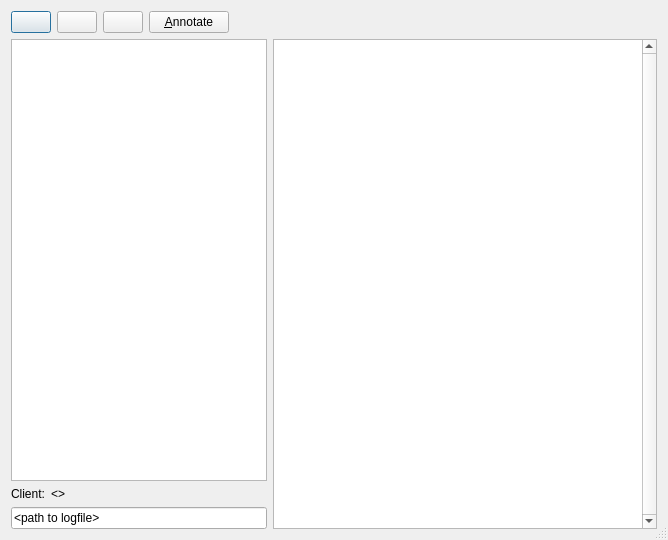
<?xml version="1.0" encoding="UTF-8"?>
<ui version="4.0">
 <class>logViewDialogClass</class>
 <widget class="QDialog" name="logViewDialogClass">
  <property name="geometry">
   <rect>
    <x>0</x>
    <y>0</y>
    <width>668</width>
    <height>540</height>
   </rect>
  </property>
  <property name="windowTitle">
   <string>Log Viewer</string>
  </property>
  <property name="windowIcon">
   <iconset resource="../../../../../../../../home/joj/stmsuite/res/guires.qrc">
    <normaloff>:/icons/folder-saved.svg.png</normaloff>:/icons/folder-saved.svg.png</iconset>
  </property>
  <property name="sizeGripEnabled">
   <bool>true</bool>
  </property>
  <layout class="QGridLayout" name="gridLayout">
   <item row="0" column="0" colspan="2">
    <layout class="QHBoxLayout" name="horizontalLayout_2">
     <item>
      <widget class="QPushButton" name="btn_refresh">
       <property name="toolTip">
        <string>Refresh channel list.</string>
       </property>
       <property name="text">
        <string/>
       </property>
       <property name="icon">
        <iconset resource="../../../../../../../../home/joj/stmsuite/res/guires.qrc">
         <normaloff>:/icons/gtk-refresh.png</normaloff>:/icons/gtk-refresh.png</iconset>
       </property>
       <property name="shortcut">
        <string>Ctrl+R</string>
       </property>
      </widget>
     </item>
     <item>
      <widget class="QPushButton" name="btn_logDirBrowser">
       <property name="enabled">
        <bool>true</bool>
       </property>
       <property name="toolTip">
        <string>Browse all logs being stored in the current log directory.</string>
       </property>
       <property name="text">
        <string/>
       </property>
       <property name="icon">
        <iconset resource="../../../../../../../../home/joj/stmsuite/res/guires.qrc">
         <normaloff>:/icons/document-open.svg.png</normaloff>:/icons/document-open.svg.png</iconset>
       </property>
      </widget>
     </item>
     <item>
      <widget class="QPushButton" name="btn_print">
       <property name="toolTip">
        <string>Print the current log.</string>
       </property>
       <property name="text">
        <string/>
       </property>
       <property name="icon">
        <iconset resource="../../../../../../../../home/joj/stmsuite/res/guires.qrc">
         <normaloff>:/icons/printer.png</normaloff>:/icons/printer.png</iconset>
       </property>
       <property name="shortcut">
        <string>Ctrl+P</string>
       </property>
      </widget>
     </item>
     <item>
      <widget class="QPushButton" name="btn_submit">
       <property name="toolTip">
        <string>Add a personal note to the current log channel.</string>
       </property>
       <property name="text">
        <string>&amp;Annotate</string>
       </property>
       <property name="icon">
        <iconset resource="../../../../../../../../home/joj/stmsuite/res/guires.qrc">
         <normaloff>:/icons/add.png</normaloff>:/icons/add.png</iconset>
       </property>
       <property name="flat">
        <bool>false</bool>
       </property>
      </widget>
     </item>
     <item>
      <spacer name="horizontalSpacer">
       <property name="orientation">
        <enum>Qt::Horizontal</enum>
       </property>
       <property name="sizeHint" stdset="0">
        <size>
         <width>40</width>
         <height>20</height>
        </size>
       </property>
      </spacer>
     </item>
    </layout>
   </item>
   <item row="1" column="0">
    <widget class="QListWidget" name="listWidget">
     <property name="sizePolicy">
      <sizepolicy hsizetype="Fixed" vsizetype="Expanding">
       <horstretch>0</horstretch>
       <verstretch>0</verstretch>
      </sizepolicy>
     </property>
     <property name="minimumSize">
      <size>
       <width>100</width>
       <height>0</height>
      </size>
     </property>
    </widget>
   </item>
   <item row="1" column="1" rowspan="2">
    <widget class="QTextEdit" name="textEdit">
     <property name="sizePolicy">
      <sizepolicy hsizetype="Expanding" vsizetype="Expanding">
       <horstretch>0</horstretch>
       <verstretch>0</verstretch>
      </sizepolicy>
     </property>
     <property name="autoFillBackground">
      <bool>false</bool>
     </property>
     <property name="verticalScrollBarPolicy">
      <enum>Qt::ScrollBarAlwaysOn</enum>
     </property>
     <property name="readOnly">
      <bool>true</bool>
     </property>
    </widget>
   </item>
   <item row="2" column="0">
    <layout class="QFormLayout" name="formLayout">
     <item row="0" column="1">
      <widget class="QLabel" name="lbl_client_data">
       <property name="text">
        <string>&lt;&gt;</string>
       </property>
      </widget>
     </item>
     <item row="0" column="0">
      <widget class="QLabel" name="lbl_client">
       <property name="text">
        <string>Client:</string>
       </property>
      </widget>
     </item>
     <item row="1" column="0" colspan="2">
      <widget class="QLineEdit" name="le_logfilepath">
       <property name="sizePolicy">
        <sizepolicy hsizetype="Preferred" vsizetype="Fixed">
         <horstretch>0</horstretch>
         <verstretch>0</verstretch>
        </sizepolicy>
       </property>
       <property name="text">
        <string>&lt;path to logfile&gt;</string>
       </property>
       <property name="frame">
        <bool>true</bool>
       </property>
       <property name="readOnly">
        <bool>true</bool>
       </property>
      </widget>
     </item>
    </layout>
   </item>
  </layout>
 </widget>
 <layoutdefault spacing="6" margin="11"/>
 <resources>
  <include location="../../../../../../../../home/joj/stmsuite/res/guires.qrc"/>
  <include location="../../../../../../../../home/joj/workspace/STM/res/guires.qrc"/>
 </resources>
 <connections/>
</ui>
